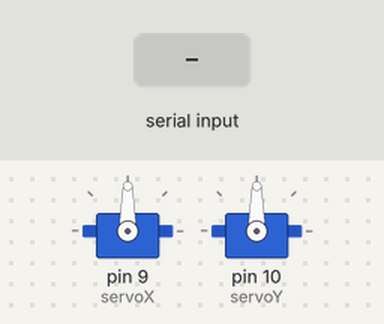
Recording of a sketch running on a simulated Arduino Uno, built with avr-gcc and run on an emulated ATmega328P. Parts: 2 × servo. The inputs (shaded band) are chosen by the test bench.

Above: at 1.2 s.
1.3 s: "90,45\n" received over Serial
At 2.2 s:
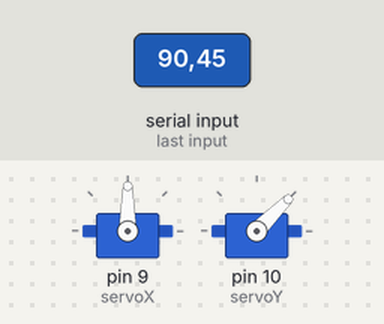
2.8 s: "30,150\n" received over Serial
At 3.4 s:
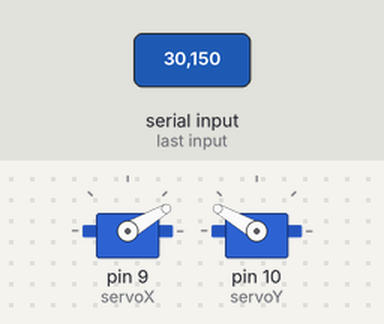
4.3 s: "5\n" received over Serial
At 5.5 s:
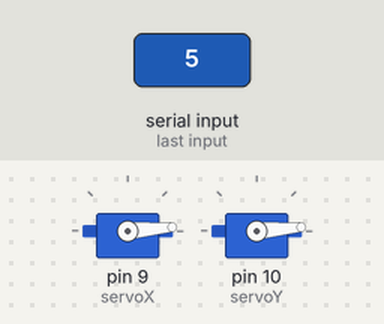
5.8 s: "200\n" received over Serial
At 6.8 s:
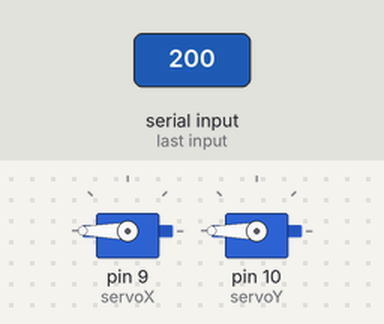
7.3 s: "1,90\n" received over Serial
At 7.9 s:
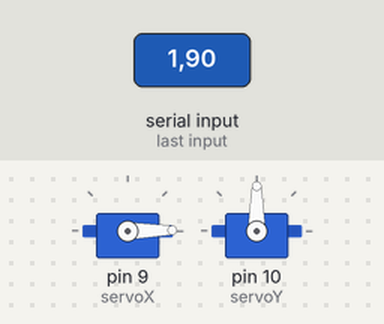
8.8 s: "90\n" received over Serial
At 10.2 s:
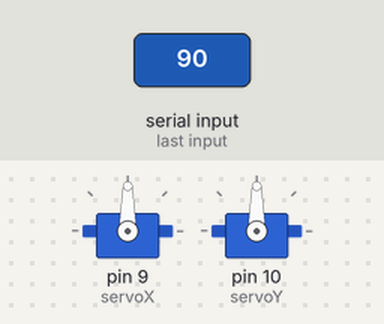
Timing chart, 0 to 11.3 s (numbered marks = the images above; inputs shaded):
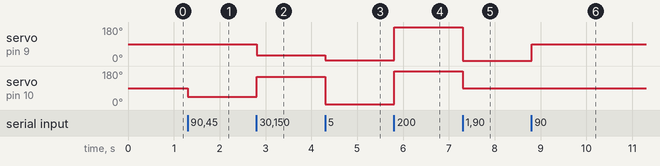

Measured:
- after the input at 1.3 s, servo on pin 10 (servoY): 90° → 45° at once
- after the input at 2.8 s, servo on pin 9 (servoX): 90° → 30° at once; servo on pin 10 (servoY): 45° → 150° at once
- after the input at 4.3 s, servo on pin 9 (servoX): 30° → 5° at once; servo on pin 10 (servoY): 150° → 5° at once
- after the input at 5.8 s, servo on pin 9 (servoX), servo on pin 10 (servoY): 5° → 180° at once
- after the input at 7.3 s, servo on pin 9 (servoX): 180° → 1° at once; servo on pin 10 (servoY): 180° → 90° at once
- after the input at 8.8 s, servo on pin 9 (servoX): 1° → 90° at once

The sketch:

servo_control.ino
```cpp
#include <Servo.h>

Servo servoX;  // 水平方向舵机
Servo servoY;  // 垂直方向舵机

void setup() {
  servoX.attach(9);  // 连接到9号引脚
  servoY.attach(10); // 连接到10号引脚
  Serial.begin(9600);
}

void loop() {
  if (Serial.available() > 0) {
    // 读取串口数据并更新舵机位置
    String data = Serial.readStringUntil('\n');
    int comma = data.indexOf(',');
    int x = data.substring(0, comma).toInt();
    int y = data.substring(comma + 1).toInt();

    servoX.write(x);
    servoY.write(y);
  }
} 
```
